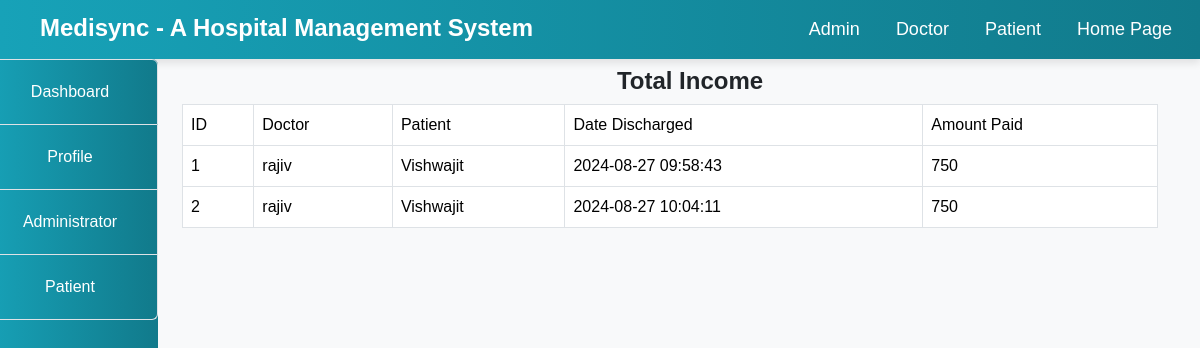
Before: /Hospital/admin/income.php with the older database file.
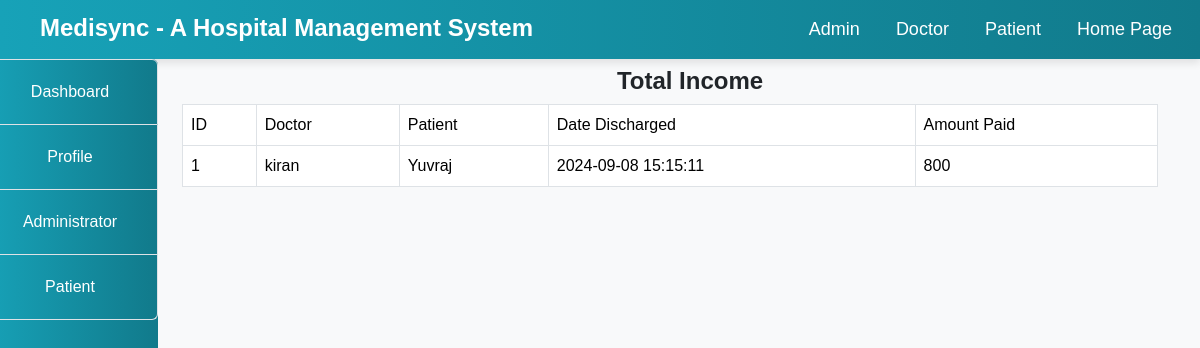
After: the same page with the newer database file.
### tables this page shows
CREATE TABLE `income` (
  `id` int(100) NOT NULL,
  `doctor` varchar(100) NOT NULL,
  `patient` varchar(100) NOT NULL,
  `date_discharge` varchar(100) NOT NULL,
  `amount_paid` varchar(100) NOT NULL,
  `description` varchar(200) NOT NULL
);

### Hospital/admin/income.php (the view, shortened to what this page needs)
<!DOCTYPE html>
<html lang="en">
<head>
</head>
<body>
    <?php
        include("../include/header.php");
        include("../include/connection.php");
    ?>
    <div class="container-fluid">
        <div class="col-md-12">
            <div class="row">
                <div class="col-md-2" style="margin-left: -30px;">
                    <?php
                        include("sidenav.php");
                    ?>
                </div>
                <div class="col-md-10">
                    <h5 class="text-center my-2">Total Income</h5>
                    <?php
                        $query = "select * from income";
                        $res = mysqli_query($connect,$query);
                        $output = "";
                        $output .= "
                            <table class='table table-bordered'>
                            <tr>
                                <td>ID</td>
                                <td>Doctor</td>
                                <td>Patient</td>
                                <td>Date Discharged</td>
                                <td>Amount Paid</td>
                            </tr>
                        ";
                        while($row = mysqli_fetch_array($res)){
                            $output .="
                                <tr>
                                    <td>".$row['id']."</td>
                                     <td>".$row['doctor']."</td>
                                      <td>".$row['patient']."</td>
                                       <td>".$row['date_discharge']."</td>
                                        <td>".$row['amount_paid']."</td>
                                </tr>
                            ";
                        }
                        $output .="</tr></table>";
                        echo $output;
                    ?>
                </div>
            </div>
        </div>
    </div>
</body>
</html>

Changed rows visible on the page:
removed income: id "2", doctor "rajiv", patient "Vishwajit", date_discharge "2024-08-27 10:04:11", amount_paid "750"
changed income id 1: doctor "rajiv" → "kiran"; patient "Vishwajit" → "Yuvraj"; date_discharge "2024-08-27 09:58:43" → "2024-09-08 15:15:11"; amount_paid "750" → "800"
